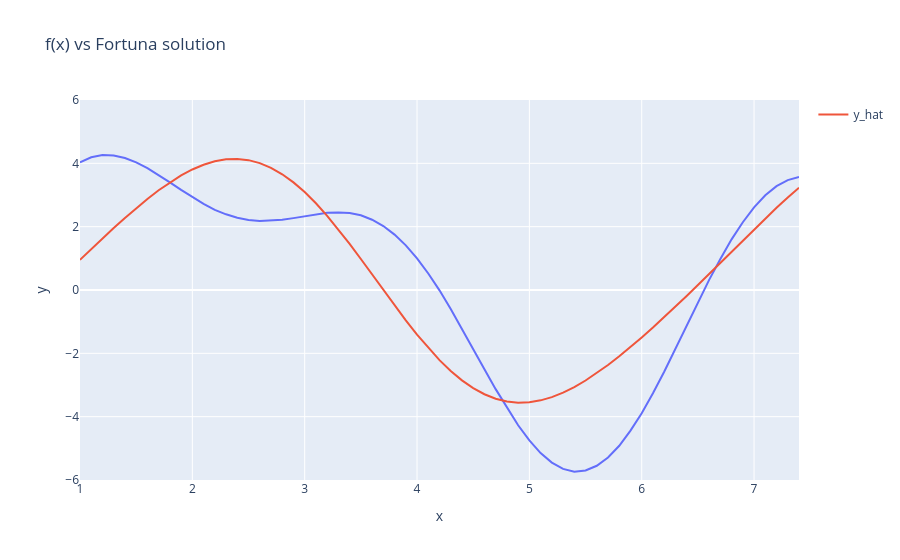

The notebook cell saved with this chart:
### Code cell
for _ in range(100):
    best_loss = float('inf')
    for _ in tqdm.tqdm(range(90_000)):  #100_000 
        curr_theta = sample_theta(n_params)
        y_hat = predict(xs, curr_theta)
        curr_loss = get_loss(y_hat, ys)
    for _ in range(steps_per_restart):
        mutation = np.random.normal(0,0.2, size=n_params)
        suggested_theta = curr_theta + mutation
        suggested_theta = np.clip(suggested_theta, -4, 4)
        suggested_loss = get_loss(predict(xs, suggested_theta), ys)
        if best_loss > curr_loss:
            curr_loss = suggested_loss
            curr_theta = suggested_theta
    if curr_loss < global_best_loss:
        global_best_loss = curr_loss
        global_best_theta = curr_theta 
            
    losses.append(best_loss)
print("\nbest loss found:", global_best_loss)
print("theta:", global_best_theta) 
    
fig = px.line(x=xs, y=ys, title="f(x) vs Fortuna solution")
fig.add_scatter(x=xs, y=predict(xs, best_theta), mode='lines', name="y_hat")
fig.update_layout(xaxis_range=[xs.min(),xs.max()], yaxis_range=[-6,6])
fig.show()


# to get a solid estimate -> you should train at least 100 models and take the average performance.

### Figure 1 — Plotly figure (JSON) as saved in the notebook; plotly's stock layout.template omitted (floating-point values rounded to 4 significant figures)
{"data": [{"hovertemplate": "x=%{x}<br>y=%{y}<extra></extra>", "legendgroup": "", "line": {"color": "#636efa", "dash": "solid"}, "marker": {"symbol": "circle"}, "mode": "lines", "name": "", "orientation": "v", "showlegend": false, "type": "scatter", "x": [1.0, 1.1, 1.2, 1.3, 1.4, 1.5, 1.6, 1.7, 1.8, 1.9, 2.0, 2.1, 2.2, 2.3, 2.4, 2.5, 2.6, 2.7, 2.8, 2.9, 3.0, 3.1, 3.2, 3.3, 3.4, 3.5, 3.6, 3.7, 3.8, 3.9, 4.0, 4.1, 4.2, 4.3, 4.4, 4.5, 4.6, 4.7, 4.8, 4.9, 5.0, 5.1, 5.2, 5.3, 5.4, 5.5, 5.6, 5.7, 5.8, 5.9, 6.0, 6.1, 6.2, 6.3, 6.4, 6.5, 6.6, 6.7, 6.8, 6.9, 7.0, 7.1, 7.2, 7.3, 7.4], "xaxis": "x", "y": [4.03, 4.19, 4.26, 4.25, 4.17, 4.03, 3.85, 3.63, 3.4, 3.16, 2.93, 2.72, 2.53, 2.39, 2.28, 2.21, 2.18, 2.19, 2.22, 2.27, 2.33, 2.39, 2.44, 2.45, 2.43, 2.36, 2.22, 2.02, 1.75, 1.41, 1.0, 0.52, -0.01, -0.6, -1.22, -1.86, -2.5, -3.13, -3.72, -4.27, -4.75, -5.15, -5.45, -5.65, -5.74, -5.7, -5.55, -5.29, -4.92, -4.44, -3.89, -3.26, -2.58, -1.86, -1.12, -0.39, 0.32, 0.98, 1.6, 2.14, 2.61, 2.99, 3.28, 3.47, 3.57], "yaxis": "y"}, {"mode": "lines", "name": "y_hat", "type": "scatter", "x": [1.0, 1.1, 1.2, 1.3, 1.4, 1.5, 1.6, 1.7, 1.8, 1.9, 2.0, 2.1, 2.2, 2.3, 2.4, 2.5, 2.6, 2.7, 2.8, 2.9, 3.0, 3.1, 3.2, 3.3, 3.4, 3.5, 3.6, 3.7, 3.8, 3.9, 4.0, 4.1, 4.2, 4.3, 4.4, 4.5, 4.6, 4.7, 4.8, 4.9, 5.0, 5.1, 5.2, 5.3, 5.4, 5.5, 5.6, 5.7, 5.8, 5.9, 6.0, 6.1, 6.2, 6.3, 6.4, 6.5, 6.6, 6.7, 6.8, 6.9, 7.0, 7.1, 7.2, 7.3, 7.4], "y": [0.951, 1.292, 1.628, 1.957, 2.277, 2.585, 2.877, 3.149, 3.398, 3.619, 3.806, 3.957, 4.065, 4.127, 4.14, 4.101, 4.007, 3.858, 3.655, 3.399, 3.092, 2.738, 2.344, 1.914, 1.457, 0.9793, 0.4901, -0.002081, -0.4886, -0.961, -1.411, -1.831, -2.215, -2.557, -2.853, -3.099, -3.292, -3.433, -3.521, -3.557, -3.544, -3.485, -3.382, -3.241, -3.065, -2.858, -2.624, -2.368, -2.093, -1.802, -1.498, -1.182, -0.8576, -0.5254, -0.1868, 0.1572, 0.5053, 0.8566, 1.209, 1.562, 1.913, 2.258, 2.596, 2.921, 3.231]}], "layout": {"legend": {"tracegroupgap": 0}, "title": {"text": "f(x) vs Fortuna solution"}, "xaxis": {"anchor": "y", "domain": [0, 1], "range": [1, 7.4], "title": {"text": "x"}}, "yaxis": {"anchor": "x", "domain": [0, 1], "range": [-6, 6], "title": {"text": "y"}}}}
